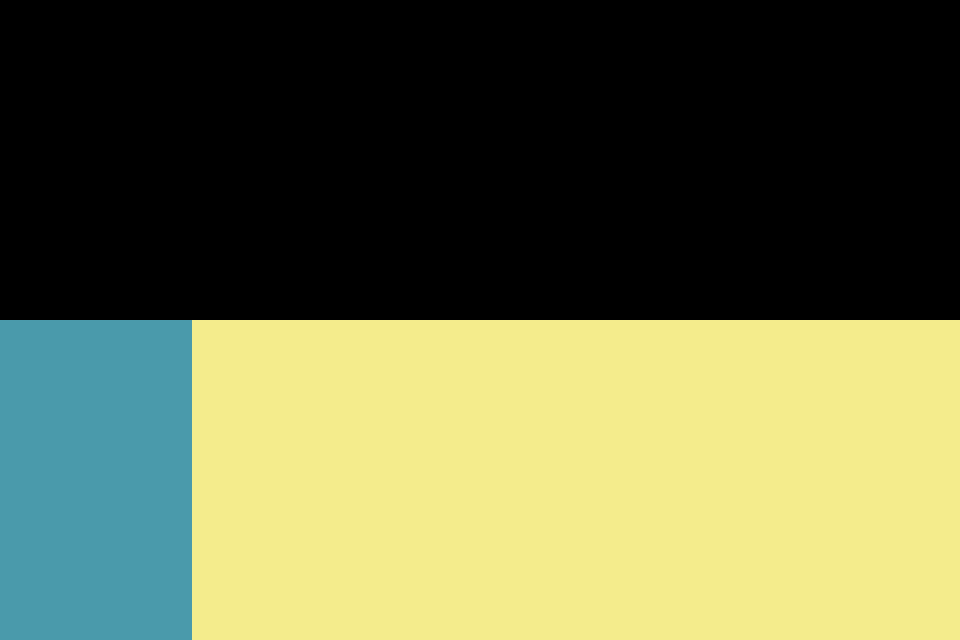

The image is a tile-based game level rendered from a .tmx file. Its description and complete source (layers, tilesets, objects, tile grids) follow:
An orthogonal 30x20 tile map with 32x32 px tiles, 2 tile layers (Mapa, colisiones), 2 tilesets and 1 object (spawn).

<map version="1.10" tiledversion="1.11.2" orientation="orthogonal" renderorder="left-up" width="30" height="20" tilewidth="32" tileheight="32" infinite="0" nextlayerid="5" nextobjectid="2">
 <tileset firstgid="1" source="Tileset beach.tsx" />
 <tileset firstgid="257" source="bloque de aparicion.tsx" />
 <layer id="1" name="Mapa" width="30" height="20">
  <data encoding="csv">
0,0,0,0,0,0,0,0,0,0,0,0,0,0,0,0,0,0,0,0,0,0,0,0,0,0,0,0,0,0,
0,0,0,0,0,0,0,0,0,0,0,0,0,0,0,0,0,0,0,0,0,0,0,0,0,0,0,0,0,0,
0,0,0,0,0,0,0,0,0,0,0,0,0,0,0,0,0,0,0,0,0,0,0,0,0,0,0,0,0,0,
0,0,0,0,0,0,0,0,0,0,0,0,0,0,0,0,0,0,0,0,0,0,0,0,0,0,0,0,0,0,
0,0,0,0,0,0,0,0,0,0,0,0,0,0,0,0,0,0,0,0,0,0,0,0,0,0,0,0,0,0,
0,0,0,0,0,0,0,0,0,0,0,0,0,0,0,0,0,0,0,0,0,0,0,0,0,0,0,0,0,0,
0,0,0,0,0,0,0,0,0,0,0,0,0,0,0,0,0,0,0,0,0,0,0,0,0,0,0,0,0,0,
0,0,0,0,0,0,0,0,0,0,0,0,0,0,0,0,0,0,0,0,0,0,0,0,0,0,0,0,0,0,
0,0,0,0,0,0,0,0,0,0,0,0,0,0,0,0,0,0,0,0,0,0,0,0,0,0,0,0,0,0,
0,0,0,0,0,0,0,0,0,0,0,0,0,0,0,0,0,0,0,0,0,0,0,0,0,0,0,0,0,0,
126,126,126,126,126,126,0,0,0,0,0,0,0,0,0,0,0,0,0,0,0,0,0,0,0,0,0,0,0,0,
126,126,126,126,126,126,34,34,34,34,34,34,34,34,34,34,34,34,34,34,34,34,34,34,34,34,34,34,34,34,
126,126,126,126,126,126,34,34,34,34,34,34,34,34,34,34,34,34,34,34,34,34,34,34,34,34,34,34,34,34,
126,126,126,126,126,126,34,34,34,34,34,34,34,34,34,34,34,34,34,34,34,34,34,34,34,34,34,34,34,34,
126,126,126,126,126,126,34,34,34,34,34,34,34,34,34,34,34,34,34,34,34,34,34,34,34,34,34,34,34,34,
126,126,126,126,126,126,34,34,34,34,34,34,34,34,34,34,34,34,34,34,34,34,34,34,34,34,34,34,34,34,
126,126,126,126,126,126,34,34,34,34,34,34,34,34,34,34,34,34,34,34,34,34,34,34,34,34,34,34,34,34,
126,126,126,126,126,126,34,34,34,34,34,34,34,34,34,34,34,34,34,34,34,34,34,34,34,34,34,34,34,34,
126,126,126,126,126,126,34,34,34,34,34,34,34,34,34,34,34,34,34,34,34,34,34,34,34,34,34,34,34,34,
126,126,126,126,126,126,34,34,34,34,34,34,34,34,34,34,34,34,34,34,34,34,34,34,34,34,34,34,34,34
</data>
 </layer>
 <layer id="2" name="colisiones" width="30" height="20">
  <data encoding="csv">
0,0,0,0,0,0,55,0,0,0,0,0,0,0,0,0,0,0,0,0,0,0,0,0,0,0,0,0,0,0,
0,0,0,0,0,0,55,0,0,0,0,0,0,0,0,0,0,0,0,0,0,0,0,0,0,0,0,0,0,0,
0,0,0,0,0,0,55,0,0,0,0,0,0,0,0,0,0,0,0,0,0,0,0,0,0,0,0,0,0,0,
0,0,0,0,0,0,55,0,0,0,0,0,0,0,0,0,0,0,0,0,0,0,0,0,0,0,0,0,0,0,
0,0,0,0,0,0,55,0,0,0,0,0,0,0,0,0,0,0,0,0,0,0,0,0,0,0,0,0,0,0,
0,0,0,0,0,0,55,0,0,0,0,0,0,0,0,0,0,0,0,0,0,0,0,0,0,0,0,0,0,0,
0,0,0,0,0,0,55,0,0,0,0,0,0,0,0,0,0,0,0,0,0,0,0,0,0,0,0,0,0,0,
0,0,0,0,0,0,55,0,0,0,0,0,0,0,0,0,0,0,0,0,0,0,0,0,0,0,0,0,0,0,
0,0,0,0,0,0,55,0,0,0,0,0,0,0,0,0,0,0,0,0,0,0,0,0,0,0,0,0,0,0,
0,0,0,0,0,0,55,0,0,0,0,0,0,0,0,0,0,0,0,0,0,0,0,0,0,0,0,0,0,0,
0,0,0,0,0,0,35,35,35,35,35,35,35,35,35,35,35,35,35,35,35,35,35,35,35,35,35,35,35,35,
0,0,0,0,0,0,0,0,0,0,0,0,0,0,0,0,0,0,0,0,0,0,0,0,0,0,0,0,0,0,
0,0,0,0,0,0,0,0,0,0,0,0,0,0,0,0,0,0,0,0,0,0,0,0,0,0,0,0,0,0,
0,0,0,0,0,0,0,0,0,0,0,0,0,0,0,0,0,0,0,0,0,0,0,0,0,0,0,0,0,0,
0,0,0,0,0,0,0,0,0,0,0,0,0,0,0,0,0,0,0,0,0,0,0,0,0,0,0,0,0,0,
0,0,0,0,0,0,0,0,0,0,0,0,0,0,0,0,0,0,0,0,0,0,0,0,0,0,0,0,0,0,
0,0,0,0,0,0,0,0,0,0,0,0,0,0,0,0,0,0,0,0,0,0,0,0,0,0,0,0,0,0,
0,0,0,0,0,0,0,0,0,0,0,0,0,0,0,0,0,0,0,0,0,0,0,0,0,0,0,0,0,0,
0,0,0,0,0,0,0,0,0,0,0,0,0,0,0,0,0,0,0,0,0,0,0,0,0,0,0,0,0,0,
0,0,0,0,0,0,0,0,0,0,0,0,0,0,0,0,0,0,0,0,0,0,0,0,0,0,0,0,0,0
</data>
 </layer>
 <objectgroup id="4" name="spawns">
  <object id="1" name="spawn" x="302" y="208" />
 </objectgroup>
</map>
